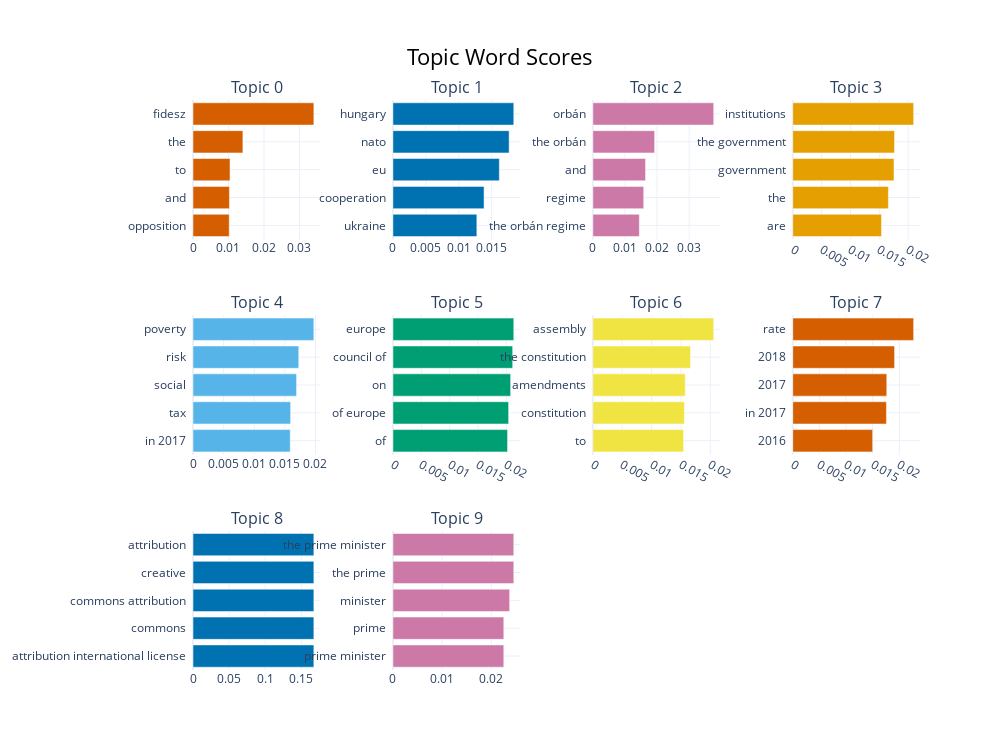

Notebook cell for this chart:
### Code cell
# visualize topic words/n_grams
model.visualize_barchart(top_n_topics=10)

### Figure 1 — Plotly figure (JSON) as saved in the notebook; plotly's stock layout.template omitted (floating-point values rounded to 4 significant figures)
{"data": [{"marker": {"color": "#D55E00"}, "orientation": "h", "type": "bar", "x": [0.01021, 0.01027, 0.01044, 0.01406, 0.03406], "xaxis": "x", "y": ["opposition  ", "and  ", "to  ", "the  ", "fidesz  "], "yaxis": "y"}, {"marker": {"color": "#0072B2"}, "orientation": "h", "type": "bar", "x": [0.01275, 0.01384, 0.01616, 0.01765, 0.01836], "xaxis": "x2", "y": ["ukraine  ", "cooperation  ", "eu  ", "nato  ", "hungary  "], "yaxis": "y2"}, {"marker": {"color": "#CC79A7"}, "orientation": "h", "type": "bar", "x": [0.01448, 0.01584, 0.01642, 0.01926, 0.03766], "xaxis": "x3", "y": ["the orbán regime  ", "regime  ", "and  ", "the orbán  ", "orbán  "], "yaxis": "y3"}, {"marker": {"color": "#E69F00"}, "orientation": "h", "type": "bar", "x": [0.01537, 0.01657, 0.01754, 0.01764, 0.02095], "xaxis": "x4", "y": ["are  ", "the  ", "government  ", "the government  ", "institutions  "], "yaxis": "y4"}, {"marker": {"color": "#56B4E9"}, "orientation": "h", "type": "bar", "x": [0.01588, 0.01594, 0.01691, 0.01727, 0.01974], "xaxis": "x5", "y": ["in 2017  ", "tax  ", "social  ", "risk  ", "poverty  "], "yaxis": "y5"}, {"marker": {"color": "#009E73"}, "orientation": "h", "type": "bar", "x": [0.02022, 0.02041, 0.02077, 0.02113, 0.02132], "xaxis": "x6", "y": ["of  ", "of europe  ", "on  ", "council of  ", "europe  "], "yaxis": "y6"}, {"marker": {"color": "#F0E442"}, "orientation": "h", "type": "bar", "x": [0.01545, 0.0156, 0.01573, 0.01664, 0.02058], "xaxis": "x7", "y": ["to  ", "constitution  ", "amendments  ", "the constitution  ", "assembly  "], "yaxis": "y7"}, {"marker": {"color": "#D55E00"}, "orientation": "h", "type": "bar", "x": [0.015, 0.01758, 0.01764, 0.01911, 0.02269], "xaxis": "x8", "y": ["2016  ", "in 2017  ", "2017  ", "2018  ", "rate  "], "yaxis": "y8"}, {"marker": {"color": "#0072B2"}, "orientation": "h", "type": "bar", "x": [0.1673, 0.1673, 0.1673, 0.1673, 0.1673], "xaxis": "x9", "y": ["attribution international license  ", "commons  ", "commons attribution  ", "creative  ", "attribution  "], "yaxis": "y9"}, {"marker": {"color": "#CC79A7"}, "orientation": "h", "type": "bar", "x": [0.02253, 0.02253, 0.02372, 0.02456, 0.02456], "xaxis": "x10", "y": ["prime minister  ", "prime  ", "minister  ", "the prime  ", "the prime minister  "], "yaxis": "y10"}], "layout": {"annotations": [{"font": {"size": 16}, "showarrow": false, "text": "Topic 0", "x": 0.0875, "xanchor": "center", "xref": "paper", "y": 1, "yanchor": "bottom", "yref": "paper"}, {"font": {"size": 16}, "showarrow": false, "text": "Topic 1", "x": 0.3625, "xanchor": "center", "xref": "paper", "y": 1, "yanchor": "bottom", "yref": "paper"}, {"font": {"size": 16}, "showarrow": false, "text": "Topic 2", "x": 0.6375, "xanchor": "center", "xref": "paper", "y": 1, "yanchor": "bottom", "yref": "paper"}, {"font": {"size": 16}, "showarrow": false, "text": "Topic 3", "x": 0.9125, "xanchor": "center", "xref": "paper", "y": 1, "yanchor": "bottom", "yref": "paper"}, {"font": {"size": 16}, "showarrow": false, "text": "Topic 4", "x": 0.0875, "xanchor": "center", "xref": "paper", "y": 0.6222, "yanchor": "bottom", "yref": "paper"}, {"font": {"size": 16}, "showarrow": false, "text": "Topic 5", "x": 0.3625, "xanchor": "center", "xref": "paper", "y": 0.6222, "yanchor": "bottom", "yref": "paper"}, {"font": {"size": 16}, "showarrow": false, "text": "Topic 6", "x": 0.6375, "xanchor": "center", "xref": "paper", "y": 0.6222, "yanchor": "bottom", "yref": "paper"}, {"font": {"size": 16}, "showarrow": false, "text": "Topic 7", "x": 0.9125, "xanchor": "center", "xref": "paper", "y": 0.6222, "yanchor": "bottom", "yref": "paper"}, {"font": {"size": 16}, "showarrow": false, "text": "Topic 8", "x": 0.0875, "xanchor": "center", "xref": "paper", "y": 0.2444, "yanchor": "bottom", "yref": "paper"}, {"font": {"size": 16}, "showarrow": false, "text": "Topic 9", "x": 0.3625, "xanchor": "center", "xref": "paper", "y": 0.2444, "yanchor": "bottom", "yref": "paper"}], "height": 750, "hoverlabel": {"bgcolor": "white", "font": {"family": "Rockwell", "size": 16}}, "showlegend": false, "title": {"font": {"color": "Black", "size": 22}, "text": "Topic Word Scores", "x": 0.5, "xanchor": "center", "yanchor": "top"}, "width": 1000, "xaxis": {"anchor": "y", "autorange": true, "domain": [0, 0.175], "range": [0, 0.03586], "showgrid": true, "type": "linear"}, "xaxis10": {"anchor": "y10", "autorange": true, "domain": [0.275, 0.45], "range": [0, 0.02585], "showgrid": true, "type": "linear"}, "xaxis11": {"anchor": "y11", "domain": [0.55, 0.725], "showgrid": true}, "xaxis12": {"anchor": "y12", "domain": [0.825, 1], "showgrid": true}, "xaxis2": {"anchor": "y2", "autorange": true, "domain": [0.275, 0.45], "range": [0, 0.01933], "showgrid": true, "type": "linear"}, "xaxis3": {"anchor": "y3", "autorange": true, "domain": [0.55, 0.725], "range": [0, 0.03964], "showgrid": true, "type": "linear"}, "xaxis4": {"anchor": "y4", "autorange": true, "domain": [0.825, 1], "range": [0, 0.02205], "showgrid": true, "type": "linear"}, "xaxis5": {"anchor": "y5", "autorange": true, "domain": [0, 0.175], "range": [0, 0.02078], "showgrid": true, "type": "linear"}, "xaxis6": {"anchor": "y6", "autorange": true, "domain": [0.275, 0.45], "range": [0, 0.02244], "showgrid": true, "type": "linear"}, "xaxis7": {"anchor": "y7", "autorange": true, "domain": [0.55, 0.725], "range": [0, 0.02166], "showgrid": true, "type": "linear"}, "xaxis8": {"anchor": "y8", "autorange": true, "domain": [0.825, 1], "range": [0, 0.02388], "showgrid": true, "type": "linear"}, "xaxis9": {"anchor": "y9", "autorange": true, "domain": [0, 0.175], "range": [0, 0.1761], "showgrid": true, "type": "linear"}, "yaxis": {"anchor": "x", "autorange": true, "domain": [0.7556, 1], "range": [-0.5, 4.5], "showgrid": true, "type": "category"}, "yaxis10": {"anchor": "x10", "autorange": true, "domain": [0, 0.2444], "range": [-0.5, 4.5], "showgrid": true, "type": "category"}, "yaxis11": {"anchor": "x11", "domain": [0, 0.2444], "showgrid": true}, "yaxis12": {"anchor": "x12", "domain": [0, 0.2444], "showgrid": true}, "yaxis2": {"anchor": "x2", "autorange": true, "domain": [0.7556, 1], "range": [-0.5, 4.5], "showgrid": true, "type": "category"}, "yaxis3": {"anchor": "x3", "autorange": true, "domain": [0.7556, 1], "range": [-0.5, 4.5], "showgrid": true, "type": "category"}, "yaxis4": {"anchor": "x4", "autorange": true, "domain": [0.7556, 1], "range": [-0.5, 4.5], "showgrid": true, "type": "category"}, "yaxis5": {"anchor": "x5", "autorange": true, "domain": [0.3778, 0.6222], "range": [-0.5, 4.5], "showgrid": true, "type": "category"}, "yaxis6": {"anchor": "x6", "autorange": true, "domain": [0.3778, 0.6222], "range": [-0.5, 4.5], "showgrid": true, "type": "category"}, "yaxis7": {"anchor": "x7", "autorange": true, "domain": [0.3778, 0.6222], "range": [-0.5, 4.5], "showgrid": true, "type": "category"}, "yaxis8": {"anchor": "x8", "autorange": true, "domain": [0.3778, 0.6222], "range": [-0.5, 4.5], "showgrid": true, "type": "category"}, "yaxis9": {"anchor": "x9", "autorange": true, "domain": [0, 0.2444], "range": [-0.5, 4.5], "showgrid": true, "type": "category"}}}
